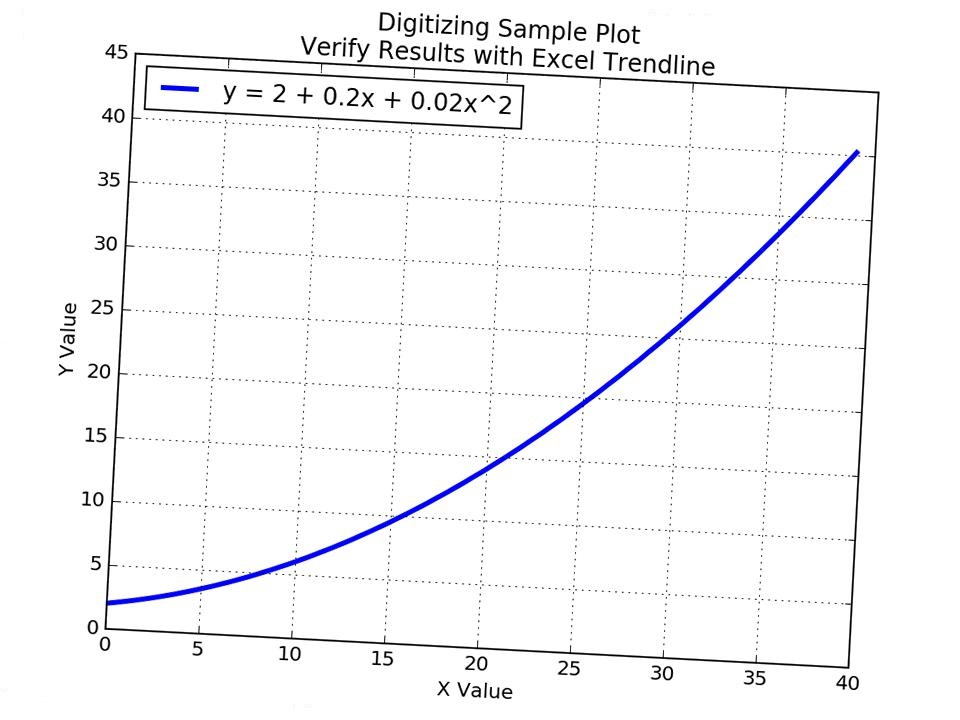
#> input picture digiplot/examples/rot_poly_m3.jpg, 960 x 720 px
$ python chk_rot_fix_img.py
#> lines starting #> are read from the running program, lines starting #| are printed output that depends on the picture

# Import Pillow:
from PIL import Image

# Load the original image:
img = Image.open("rot_poly_m3.jpg")
#> img is the input picture: PIL image 960x720 RGB; mean R, G, B 246.8, 246.8, 248.2

img8 = img.rotate(3, resample=Image.BICUBIC)
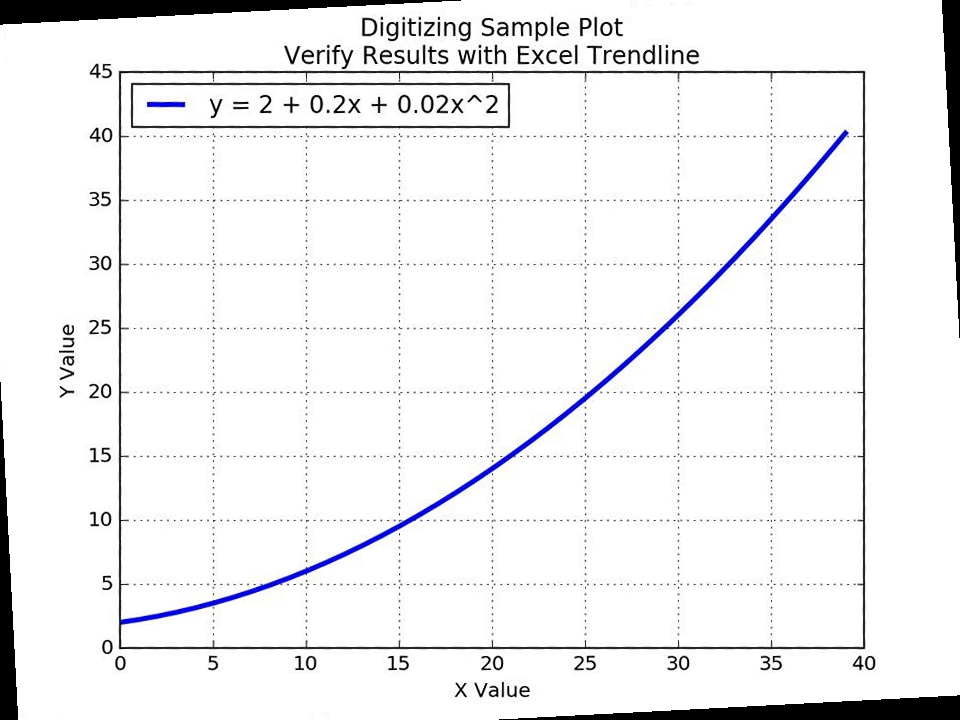
#> img8: PIL image 960x720 RGB; mean R, G, B 239.9, 239.9, 241.3
img8.save("fixed_rot_poly_m3.jpg")

$ run again, with digiplot/examples/Em_original_4Point.jpg copied over digiplot/examples/rot_poly_m3.jpg
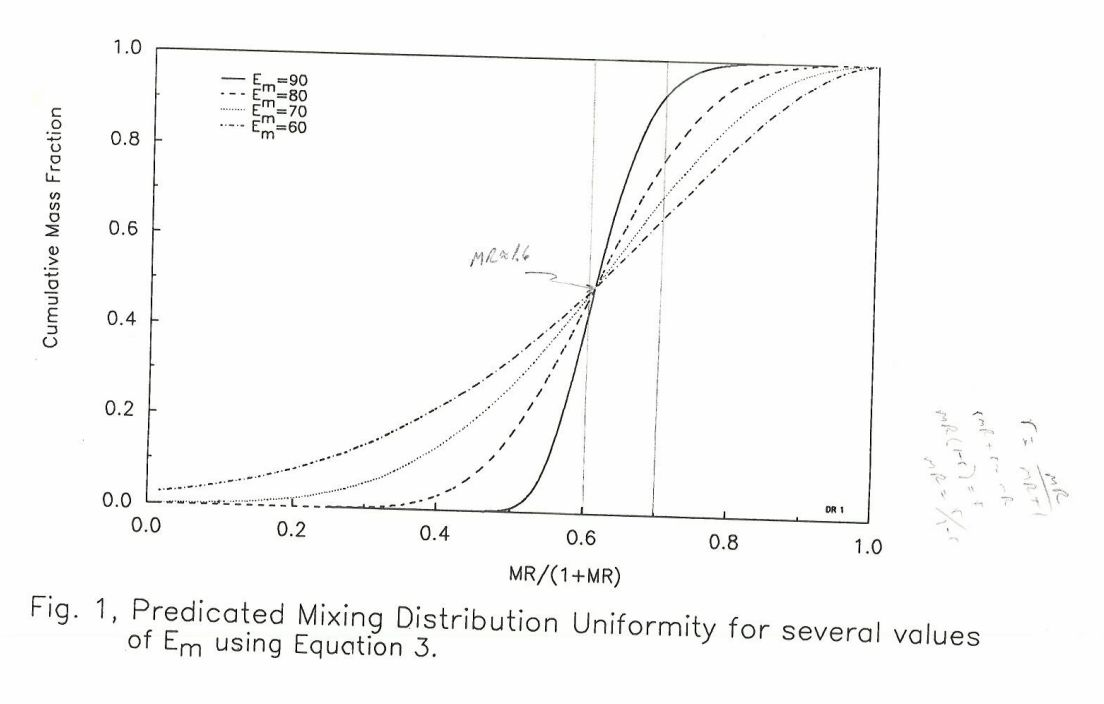
#> input picture digiplot/examples/Em_original_4Point.jpg, 1104 x 704 px
#> img is the input picture: PIL image 1104x704 RGB; mean R, G, B 249.3, 249.3, 249.1
#> `img8 = img.rotate(3, resample=Image.BICUBIC)`:
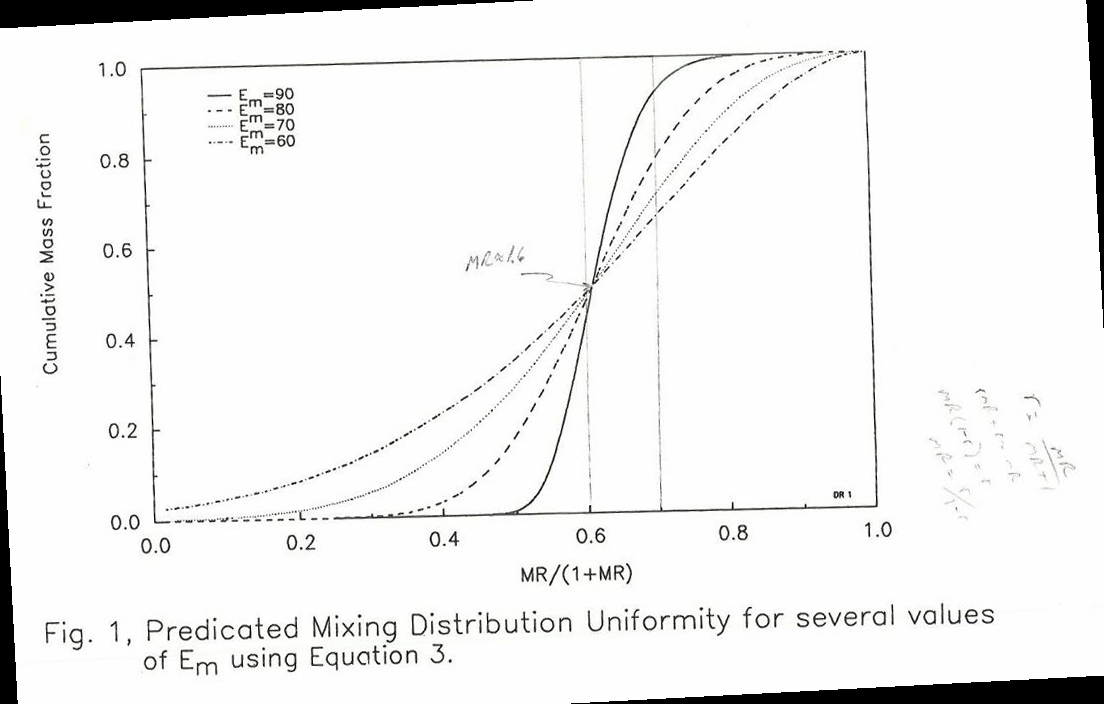
#> img8: PIL image 1104x704 RGB; mean R, G, B 242.1, 242.1, 241.9

$ run again, with digiplot/examples/Tank_ExpEff_3Point.jpg copied over digiplot/examples/rot_poly_m3.jpg
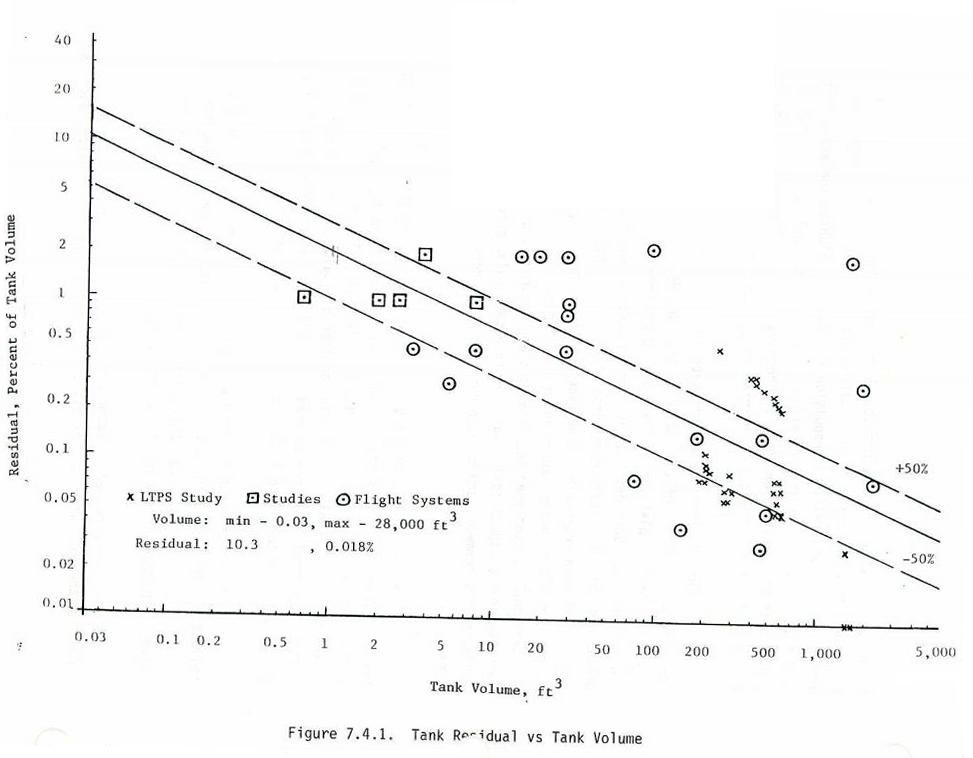
#> input picture digiplot/examples/Tank_ExpEff_3Point.jpg, 973 x 758 px
#> img is the input picture: PIL image 973x758 RGB; mean R, G, B 248.6, 248.7, 248.6
#> `img8 = img.rotate(3, resample=Image.BICUBIC)`:
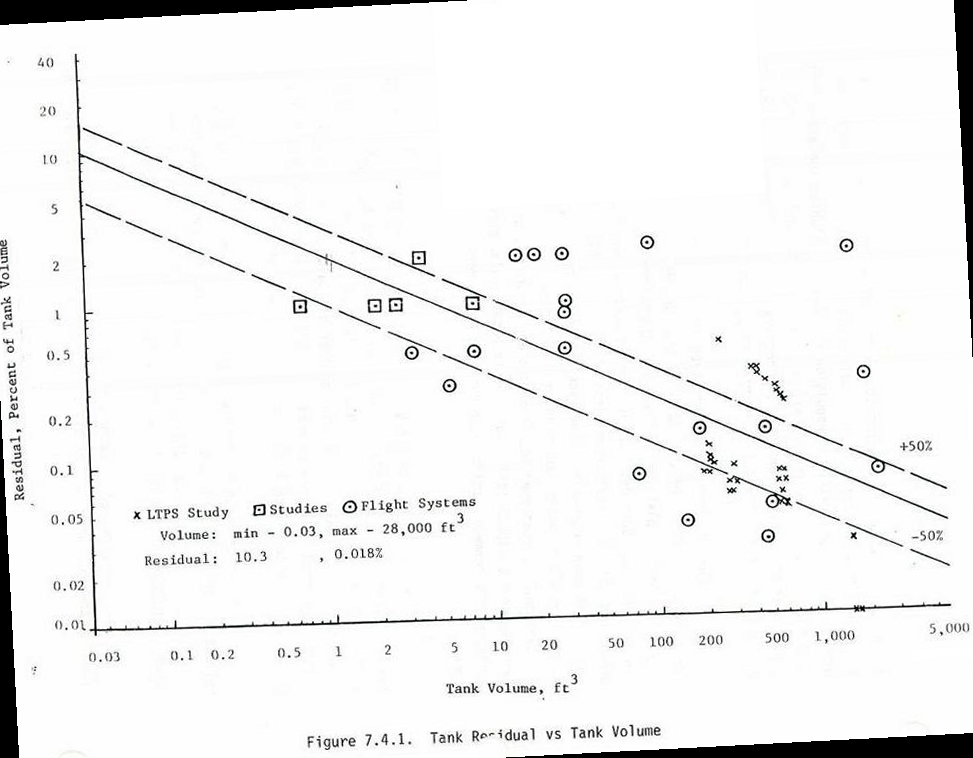
#> img8: PIL image 973x758 RGB; mean R, G, B 241.8, 241.8, 241.8

$ run again, with digiplot/examples/fixed_rot_poly_p3.jpg copied over digiplot/examples/rot_poly_m3.jpg
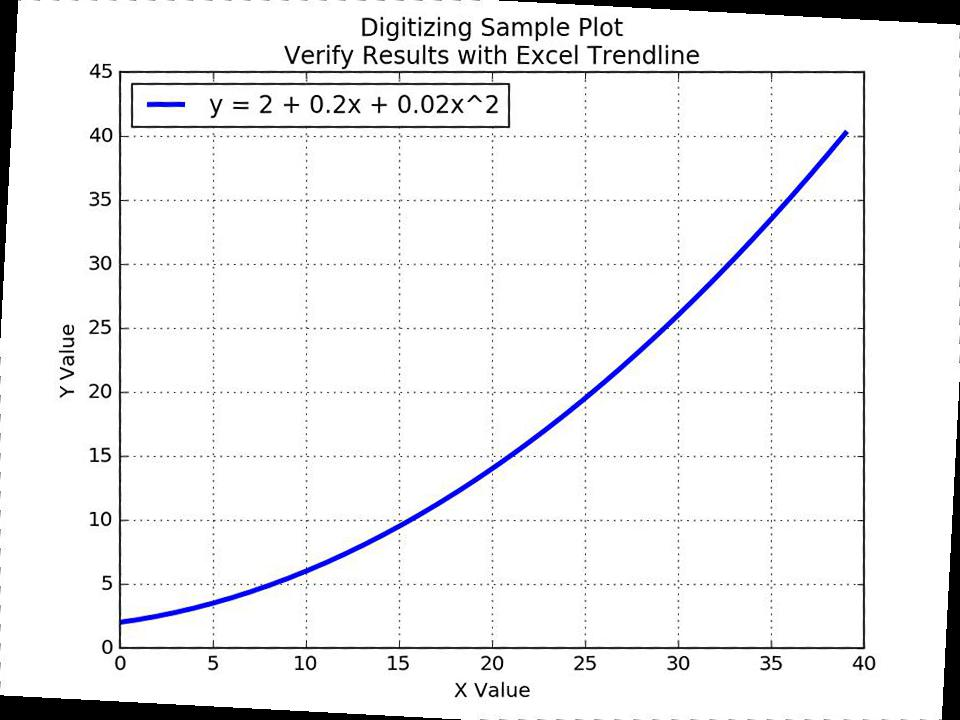
#> input picture digiplot/examples/fixed_rot_poly_p3.jpg, 960 x 720 px
#> img is the input picture: PIL image 960x720 RGB; mean R, G, B 239.5, 239.5, 240.8
#> `img8 = img.rotate(3, resample=Image.BICUBIC)`:
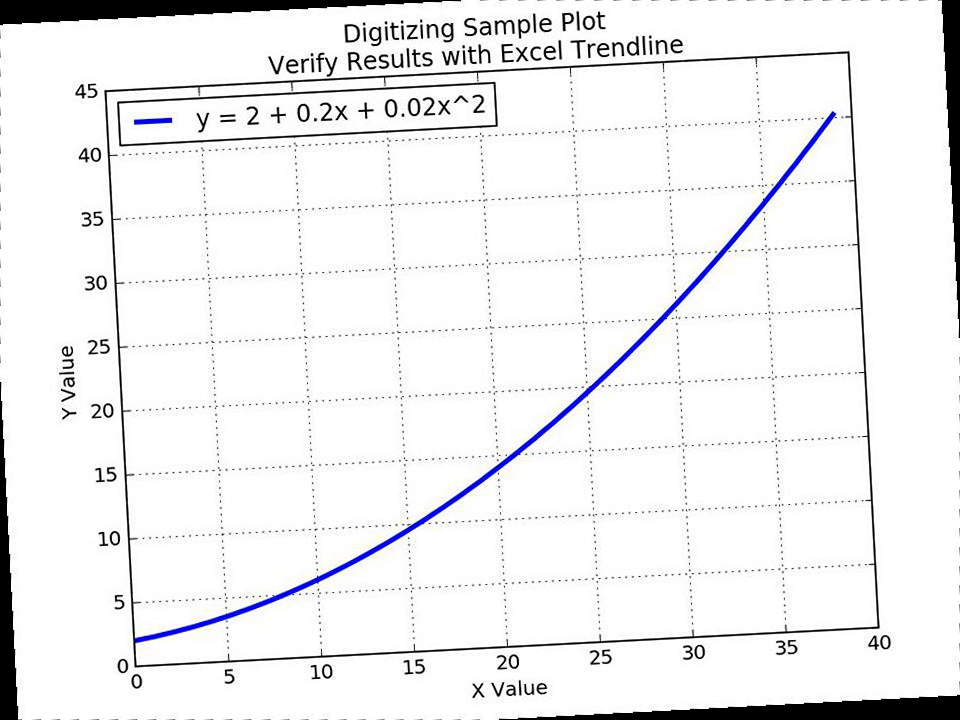
#> img8: PIL image 960x720 RGB; mean R, G, B 239.2, 239.2, 240.4
